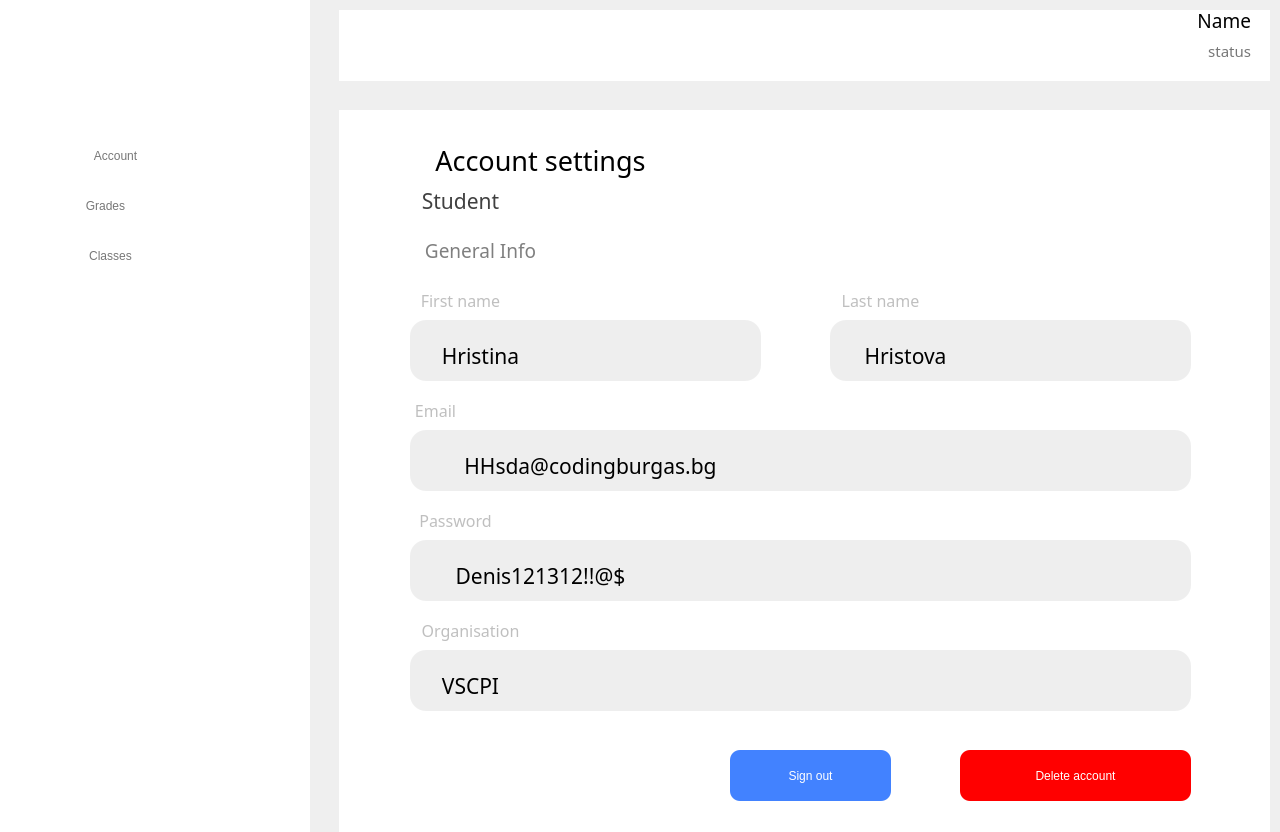
<?xml version="1.0" encoding="UTF-8"?>
<ui version="4.0">
 <class>teacherAccount</class>
 <widget class="QWidget" name="teacherAccount">
  <property name="geometry">
   <rect>
    <x>0</x>
    <y>0</y>
    <width>1280</width>
    <height>832</height>
   </rect>
  </property>
  <property name="windowTitle">
   <string>Form</string>
  </property>
  <widget class="QLabel" name="SignInLabel">
   <property name="geometry">
    <rect>
     <x>410</x>
     <y>140</y>
     <width>261</width>
     <height>41</height>
    </rect>
   </property>
   <property name="font">
    <font>
     <family>Roboto Serif Medium</family>
     <pointsize>20</pointsize>
     <italic>false</italic>
     <fontweight>DemiBold</fontweight>
    </font>
   </property>
   <property name="autoFillBackground">
    <bool>false</bool>
   </property>
   <property name="styleSheet">
    <string notr="true">background-color: rgba(255, 255, 255, 0);
color: #000000;
font: 600 20pt &quot;Roboto Serif Medium&quot;;</string>
   </property>
   <property name="text">
    <string>Account settings</string>
   </property>
   <property name="scaledContents">
    <bool>false</bool>
   </property>
   <property name="alignment">
    <set>Qt::AlignCenter</set>
   </property>
  </widget>
  <widget class="QLabel" name="Background">
   <property name="geometry">
    <rect>
     <x>20</x>
     <y>140</y>
     <width>31</width>
     <height>31</height>
    </rect>
   </property>
   <property name="autoFillBackground">
    <bool>false</bool>
   </property>
   <property name="styleSheet">
    <string notr="true">background:none;</string>
   </property>
   <property name="text">
    <string/>
   </property>
   <property name="pixmap">
    <pixmap resource="assets.qrc">:/icons/assets/icons/account-icon.png</pixmap>
   </property>
   <property name="alignment">
    <set>Qt::AlignCenter</set>
   </property>
  </widget>
  <widget class="QLabel" name="Background_2">
   <property name="geometry">
    <rect>
     <x>20</x>
     <y>190</y>
     <width>31</width>
     <height>31</height>
    </rect>
   </property>
   <property name="autoFillBackground">
    <bool>false</bool>
   </property>
   <property name="styleSheet">
    <string notr="true">background:none;</string>
   </property>
   <property name="text">
    <string/>
   </property>
   <property name="pixmap">
    <pixmap resource="assets.qrc">:/icons/assets/icons/grades-icon.png</pixmap>
   </property>
   <property name="alignment">
    <set>Qt::AlignCenter</set>
   </property>
  </widget>
  <widget class="QLabel" name="UserPassword_2">
   <property name="geometry">
    <rect>
     <x>430</x>
     <y>670</y>
     <width>81</width>
     <height>31</height>
    </rect>
   </property>
   <property name="font">
    <font>
     <family>Roboto Serif Medium</family>
     <pointsize>16</pointsize>
     <italic>false</italic>
     <fontweight>DemiBold</fontweight>
    </font>
   </property>
   <property name="autoFillBackground">
    <bool>false</bool>
   </property>
   <property name="styleSheet">
    <string notr="true">background-color: rgba(255, 255, 255, 0);
color: #000000;
font: 600 16pt &quot;Roboto Serif Medium&quot;;</string>
   </property>
   <property name="text">
    <string>VSCPI</string>
   </property>
   <property name="scaledContents">
    <bool>false</bool>
   </property>
   <property name="alignment">
    <set>Qt::AlignCenter</set>
   </property>
  </widget>
  <widget class="QLabel" name="UserFirstName">
   <property name="geometry">
    <rect>
     <x>430</x>
     <y>340</y>
     <width>71</width>
     <height>31</height>
    </rect>
   </property>
   <property name="font">
    <font>
     <family>Roboto Serif Medium</family>
     <pointsize>16</pointsize>
     <italic>false</italic>
     <fontweight>DemiBold</fontweight>
    </font>
   </property>
   <property name="autoFillBackground">
    <bool>false</bool>
   </property>
   <property name="styleSheet">
    <string notr="true">background-color: rgba(255, 255, 255, 0);
color: #000000;
font: 600 16pt &quot;Roboto Serif Medium&quot;;</string>
   </property>
   <property name="text">
    <string>Denis</string>
   </property>
   <property name="scaledContents">
    <bool>false</bool>
   </property>
   <property name="alignment">
    <set>Qt::AlignCenter</set>
   </property>
  </widget>
  <widget class="QPushButton" name="SignOut">
   <property name="geometry">
    <rect>
     <x>730</x>
     <y>750</y>
     <width>161</width>
     <height>51</height>
    </rect>
   </property>
   <property name="cursor">
    <cursorShape>PointingHandCursor</cursorShape>
   </property>
   <property name="autoFillBackground">
    <bool>false</bool>
   </property>
   <property name="styleSheet">
    <string notr="true">QPushButton {
font: 600 16pt &quot;Roboto Serif SemiBold&quot;;
background-color: #4282FF;
border-radius: 10px;
color:#ffffff;
}
QPushButton:hover {
font: 600 16pt &quot;Roboto Serif SemiBold&quot;;
background-color: #0057FF;
border-radius: 10px;
color:#ffffff;
 }

</string>
   </property>
   <property name="text">
    <string>Sign out</string>
   </property>
   <property name="flat">
    <bool>true</bool>
   </property>
  </widget>
  <widget class="QLabel" name="generalInfo">
   <property name="geometry">
    <rect>
     <x>410</x>
     <y>230</y>
     <width>141</width>
     <height>41</height>
    </rect>
   </property>
   <property name="font">
    <font>
     <family>Roboto Serif Medium</family>
     <pointsize>14</pointsize>
     <italic>false</italic>
     <fontweight>DemiBold</fontweight>
    </font>
   </property>
   <property name="autoFillBackground">
    <bool>false</bool>
   </property>
   <property name="styleSheet">
    <string notr="true">background-color: rgba(255, 255, 255, 0);
color: #7F7F7F;
font: 600 14pt &quot;Roboto Serif Medium&quot;;</string>
   </property>
   <property name="text">
    <string>General Info</string>
   </property>
   <property name="scaledContents">
    <bool>false</bool>
   </property>
   <property name="alignment">
    <set>Qt::AlignCenter</set>
   </property>
  </widget>
  <widget class="QLabel" name="EmailFrame_5">
   <property name="geometry">
    <rect>
     <x>410</x>
     <y>650</y>
     <width>781</width>
     <height>61</height>
    </rect>
   </property>
   <property name="styleSheet">
    <string notr="true">background-color: #EEEEEE;
border-radius: 16px;</string>
   </property>
   <property name="text">
    <string/>
   </property>
  </widget>
  <widget class="QLabel" name="generalInfo_6">
   <property name="geometry">
    <rect>
     <x>410</x>
     <y>610</y>
     <width>121</width>
     <height>41</height>
    </rect>
   </property>
   <property name="font">
    <font>
     <family>Roboto Serif Medium</family>
     <pointsize>12</pointsize>
     <italic>false</italic>
     <bold>false</bold>
    </font>
   </property>
   <property name="autoFillBackground">
    <bool>false</bool>
   </property>
   <property name="styleSheet">
    <string notr="true">background-color: rgba(255, 255, 255, 0);
color: #BFBFBF;
font: 400 12pt &quot;Roboto Serif Medium&quot;;</string>
   </property>
   <property name="text">
    <string>Organisation</string>
   </property>
   <property name="scaledContents">
    <bool>false</bool>
   </property>
   <property name="alignment">
    <set>Qt::AlignCenter</set>
   </property>
  </widget>
  <widget class="QLabel" name="EmailFrame_4">
   <property name="geometry">
    <rect>
     <x>410</x>
     <y>540</y>
     <width>781</width>
     <height>61</height>
    </rect>
   </property>
   <property name="styleSheet">
    <string notr="true">background-color: #EEEEEE;
border-radius: 16px;</string>
   </property>
   <property name="text">
    <string/>
   </property>
  </widget>
  <widget class="QLabel" name="EmailFrame">
   <property name="geometry">
    <rect>
     <x>410</x>
     <y>320</y>
     <width>351</width>
     <height>61</height>
    </rect>
   </property>
   <property name="styleSheet">
    <string notr="true">background-color: #EEEEEE;
border-radius: 16px;</string>
   </property>
   <property name="text">
    <string/>
   </property>
  </widget>
  <widget class="QLabel" name="SignInLabel_4">
   <property name="geometry">
    <rect>
     <x>400</x>
     <y>180</y>
     <width>121</width>
     <height>41</height>
    </rect>
   </property>
   <property name="font">
    <font>
     <family>Roboto Serif Medium</family>
     <pointsize>16</pointsize>
     <italic>false</italic>
     <fontweight>DemiBold</fontweight>
    </font>
   </property>
   <property name="autoFillBackground">
    <bool>false</bool>
   </property>
   <property name="styleSheet">
    <string notr="true">background-color: rgba(255, 255, 255, 0);
color: #404040;;
font: 600 16pt &quot;Roboto Serif Medium&quot;;</string>
   </property>
   <property name="text">
    <string>Student</string>
   </property>
   <property name="scaledContents">
    <bool>false</bool>
   </property>
   <property name="alignment">
    <set>Qt::AlignCenter</set>
   </property>
  </widget>
  <widget class="QLabel" name="Status">
   <property name="geometry">
    <rect>
     <x>1030</x>
     <y>30</y>
     <width>221</width>
     <height>41</height>
    </rect>
   </property>
   <property name="font">
    <font>
     <family>Roboto Serif</family>
     <pointsize>11</pointsize>
    </font>
   </property>
   <property name="styleSheet">
    <string notr="true">background: none;
background-color: rgba(255, 255, 255, 0);
color: #777777;</string>
   </property>
   <property name="text">
    <string>status</string>
   </property>
   <property name="alignment">
    <set>Qt::AlignRight|Qt::AlignTrailing|Qt::AlignVCenter</set>
   </property>
  </widget>
  <widget class="QLabel" name="Frame_3">
   <property name="geometry">
    <rect>
     <x>0</x>
     <y>0</y>
     <width>310</width>
     <height>832</height>
    </rect>
   </property>
   <property name="styleSheet">
    <string notr="true">QFrame {
    background-color: #ffffff; 
}</string>
   </property>
   <property name="text">
    <string/>
   </property>
  </widget>
  <widget class="QLabel" name="SignInLabel_5">
   <property name="geometry">
    <rect>
     <x>430</x>
     <y>450</y>
     <width>411</width>
     <height>31</height>
    </rect>
   </property>
   <property name="font">
    <font>
     <family>Roboto Serif Medium</family>
     <pointsize>16</pointsize>
     <italic>false</italic>
     <fontweight>DemiBold</fontweight>
    </font>
   </property>
   <property name="autoFillBackground">
    <bool>false</bool>
   </property>
   <property name="styleSheet">
    <string notr="true">background-color: rgba(255, 255, 255, 0);
color: #000000;
font: 600 16pt &quot;Roboto Serif Medium&quot;;</string>
   </property>
   <property name="text">
    <string>DAYusein21@codingburgas.bg</string>
   </property>
   <property name="scaledContents">
    <bool>false</bool>
   </property>
   <property name="alignment">
    <set>Qt::AlignCenter</set>
   </property>
  </widget>
  <widget class="QPushButton" name="SignOut_2">
   <property name="geometry">
    <rect>
     <x>60</x>
     <y>130</y>
     <width>111</width>
     <height>51</height>
    </rect>
   </property>
   <property name="cursor">
    <cursorShape>PointingHandCursor</cursorShape>
   </property>
   <property name="autoFillBackground">
    <bool>false</bool>
   </property>
   <property name="styleSheet">
    <string notr="true">QPushButton {
font: 600 16pt &quot;Roboto Serif SemiBold&quot;;
background:none;
border-radius: 10px;
color: #777777;
}
QPushButton:hover {
font: bold 16pt &quot;Roboto Serif SemiBold&quot;;
border-radius: 10px;
color: #000000;
 }

</string>
   </property>
   <property name="text">
    <string>Account</string>
   </property>
   <property name="flat">
    <bool>true</bool>
   </property>
  </widget>
  <widget class="QLabel" name="UserPassword">
   <property name="geometry">
    <rect>
     <x>420</x>
     <y>560</y>
     <width>241</width>
     <height>31</height>
    </rect>
   </property>
   <property name="font">
    <font>
     <family>Roboto Serif Medium</family>
     <pointsize>16</pointsize>
     <italic>false</italic>
     <fontweight>DemiBold</fontweight>
    </font>
   </property>
   <property name="autoFillBackground">
    <bool>false</bool>
   </property>
   <property name="styleSheet">
    <string notr="true">background-color: rgba(255, 255, 255, 0);
color: #000000;
font: 600 16pt &quot;Roboto Serif Medium&quot;;</string>
   </property>
   <property name="text">
    <string>Denis121312!!@$</string>
   </property>
   <property name="scaledContents">
    <bool>false</bool>
   </property>
   <property name="alignment">
    <set>Qt::AlignCenter</set>
   </property>
  </widget>
  <widget class="QLabel" name="UserEmail">
   <property name="geometry">
    <rect>
     <x>410</x>
     <y>430</y>
     <width>781</width>
     <height>61</height>
    </rect>
   </property>
   <property name="styleSheet">
    <string notr="true">background-color: #EEEEEE;
border-radius: 16px;</string>
   </property>
   <property name="text">
    <string/>
   </property>
  </widget>
  <widget class="QLabel" name="generalInfo_3">
   <property name="geometry">
    <rect>
     <x>830</x>
     <y>280</y>
     <width>101</width>
     <height>41</height>
    </rect>
   </property>
   <property name="font">
    <font>
     <family>Roboto Serif Medium</family>
     <pointsize>12</pointsize>
     <italic>false</italic>
     <bold>false</bold>
    </font>
   </property>
   <property name="autoFillBackground">
    <bool>false</bool>
   </property>
   <property name="styleSheet">
    <string notr="true">background-color: rgba(255, 255, 255, 0);
color: #BFBFBF;
font: 400 12pt &quot;Roboto Serif Medium&quot;;</string>
   </property>
   <property name="text">
    <string>Last name</string>
   </property>
   <property name="scaledContents">
    <bool>false</bool>
   </property>
   <property name="alignment">
    <set>Qt::AlignCenter</set>
   </property>
  </widget>
  <widget class="QLabel" name="generalInfo_4">
   <property name="geometry">
    <rect>
     <x>410</x>
     <y>390</y>
     <width>51</width>
     <height>41</height>
    </rect>
   </property>
   <property name="font">
    <font>
     <family>Roboto Serif Medium</family>
     <pointsize>12</pointsize>
     <italic>false</italic>
     <bold>false</bold>
    </font>
   </property>
   <property name="autoFillBackground">
    <bool>false</bool>
   </property>
   <property name="styleSheet">
    <string notr="true">background-color: rgba(255, 255, 255, 0);
color: #BFBFBF;
font: 400 12pt &quot;Roboto Serif Medium&quot;;</string>
   </property>
   <property name="text">
    <string>Email</string>
   </property>
   <property name="scaledContents">
    <bool>false</bool>
   </property>
   <property name="alignment">
    <set>Qt::AlignCenter</set>
   </property>
  </widget>
  <widget class="QLabel" name="generalInfo_5">
   <property name="geometry">
    <rect>
     <x>410</x>
     <y>500</y>
     <width>91</width>
     <height>41</height>
    </rect>
   </property>
   <property name="font">
    <font>
     <family>Roboto Serif Medium</family>
     <pointsize>12</pointsize>
     <italic>false</italic>
     <bold>false</bold>
    </font>
   </property>
   <property name="autoFillBackground">
    <bool>false</bool>
   </property>
   <property name="styleSheet">
    <string notr="true">background-color: rgba(255, 255, 255, 0);
color: #BFBFBF;
font: 400 12pt &quot;Roboto Serif Medium&quot;;</string>
   </property>
   <property name="text">
    <string>Password</string>
   </property>
   <property name="scaledContents">
    <bool>false</bool>
   </property>
   <property name="alignment">
    <set>Qt::AlignCenter</set>
   </property>
  </widget>
  <widget class="QPushButton" name="SignOut_3">
   <property name="geometry">
    <rect>
     <x>60</x>
     <y>180</y>
     <width>91</width>
     <height>51</height>
    </rect>
   </property>
   <property name="cursor">
    <cursorShape>PointingHandCursor</cursorShape>
   </property>
   <property name="autoFillBackground">
    <bool>false</bool>
   </property>
   <property name="styleSheet">
    <string notr="true">QPushButton {
font: 600 16pt &quot;Roboto Serif SemiBold&quot;;
background:none;
border-radius: 10px;
color: #777777;
}
QPushButton:hover {
font: bold 16pt &quot;Roboto Serif SemiBold&quot;;
border-radius: 10px;
color: #000000;
 }

</string>
   </property>
   <property name="text">
    <string>Grades</string>
   </property>
   <property name="flat">
    <bool>true</bool>
   </property>
  </widget>
  <widget class="QLabel" name="Background_3">
   <property name="geometry">
    <rect>
     <x>20</x>
     <y>240</y>
     <width>31</width>
     <height>31</height>
    </rect>
   </property>
   <property name="autoFillBackground">
    <bool>false</bool>
   </property>
   <property name="styleSheet">
    <string notr="true">background:none;</string>
   </property>
   <property name="text">
    <string/>
   </property>
   <property name="pixmap">
    <pixmap resource="assets.qrc">:/icons/assets/icons/classes-icon.png</pixmap>
   </property>
   <property name="alignment">
    <set>Qt::AlignCenter</set>
   </property>
  </widget>
  <widget class="QLabel" name="generalInfo_2">
   <property name="geometry">
    <rect>
     <x>410</x>
     <y>280</y>
     <width>101</width>
     <height>41</height>
    </rect>
   </property>
   <property name="font">
    <font>
     <family>Roboto Serif Medium</family>
     <pointsize>12</pointsize>
     <italic>false</italic>
     <bold>false</bold>
    </font>
   </property>
   <property name="autoFillBackground">
    <bool>false</bool>
   </property>
   <property name="styleSheet">
    <string notr="true">background-color: rgba(255, 255, 255, 0);
color: #BFBFBF;
font: 400 12pt &quot;Roboto Serif Medium&quot;;</string>
   </property>
   <property name="text">
    <string>First name</string>
   </property>
   <property name="scaledContents">
    <bool>false</bool>
   </property>
   <property name="alignment">
    <set>Qt::AlignCenter</set>
   </property>
  </widget>
  <widget class="QLabel" name="Frame_2">
   <property name="geometry">
    <rect>
     <x>339</x>
     <y>10</y>
     <width>931</width>
     <height>71</height>
    </rect>
   </property>
   <property name="styleSheet">
    <string notr="true">QFrame {
    background-color: #ffffff; 
}</string>
   </property>
   <property name="text">
    <string/>
   </property>
  </widget>
  <widget class="QLabel" name="EmailFrame_2">
   <property name="geometry">
    <rect>
     <x>830</x>
     <y>320</y>
     <width>361</width>
     <height>61</height>
    </rect>
   </property>
   <property name="styleSheet">
    <string notr="true">background-color: #EEEEEE;
border-radius: 16px;</string>
   </property>
   <property name="text">
    <string/>
   </property>
  </widget>
  <widget class="QLabel" name="Name">
   <property name="geometry">
    <rect>
     <x>1080</x>
     <y>0</y>
     <width>171</width>
     <height>41</height>
    </rect>
   </property>
   <property name="font">
    <font>
     <family>Roboto Serif</family>
     <pointsize>14</pointsize>
    </font>
   </property>
   <property name="styleSheet">
    <string notr="true">background: none;
background-color: rgba(255, 255, 255, 0);
color: #000000;</string>
   </property>
   <property name="text">
    <string>Name</string>
   </property>
   <property name="alignment">
    <set>Qt::AlignRight|Qt::AlignTrailing|Qt::AlignVCenter</set>
   </property>
  </widget>
  <widget class="QLabel" name="UserLastName">
   <property name="geometry">
    <rect>
     <x>850</x>
     <y>340</y>
     <width>111</width>
     <height>31</height>
    </rect>
   </property>
   <property name="font">
    <font>
     <family>Roboto Serif Medium</family>
     <pointsize>16</pointsize>
     <italic>false</italic>
     <fontweight>DemiBold</fontweight>
    </font>
   </property>
   <property name="autoFillBackground">
    <bool>false</bool>
   </property>
   <property name="styleSheet">
    <string notr="true">background-color: rgba(255, 255, 255, 0);
color: #000000;
font: 600 16pt &quot;Roboto Serif Medium&quot;;</string>
   </property>
   <property name="text">
    <string>Hristova</string>
   </property>
   <property name="scaledContents">
    <bool>false</bool>
   </property>
   <property name="alignment">
    <set>Qt::AlignCenter</set>
   </property>
  </widget>
  <widget class="QLabel" name="Frame">
   <property name="geometry">
    <rect>
     <x>339</x>
     <y>110</y>
     <width>931</width>
     <height>761</height>
    </rect>
   </property>
   <property name="styleSheet">
    <string notr="true">background-color: rgb(255, 255, 255);
</string>
   </property>
   <property name="text">
    <string/>
   </property>
  </widget>
  <widget class="QPushButton" name="SignOut_4">
   <property name="geometry">
    <rect>
     <x>60</x>
     <y>230</y>
     <width>101</width>
     <height>51</height>
    </rect>
   </property>
   <property name="cursor">
    <cursorShape>PointingHandCursor</cursorShape>
   </property>
   <property name="autoFillBackground">
    <bool>false</bool>
   </property>
   <property name="styleSheet">
    <string notr="true">QPushButton {
font: 600 16pt &quot;Roboto Serif SemiBold&quot;;
background:none;
border-radius: 10px;
color: #777777;
}
QPushButton:hover {
font: bold 16pt &quot;Roboto Serif SemiBold&quot;;
border-radius: 10px;
color: #000000;
 }

</string>
   </property>
   <property name="text">
    <string>Classes</string>
   </property>
   <property name="flat">
    <bool>true</bool>
   </property>
  </widget>
  <widget class="QPushButton" name="DeleteAccount">
   <property name="geometry">
    <rect>
     <x>960</x>
     <y>750</y>
     <width>231</width>
     <height>51</height>
    </rect>
   </property>
   <property name="cursor">
    <cursorShape>PointingHandCursor</cursorShape>
   </property>
   <property name="autoFillBackground">
    <bool>false</bool>
   </property>
   <property name="styleSheet">
    <string notr="true">QPushButton {
font: 600 16pt &quot;Roboto Serif SemiBold&quot;;
background-color: #FF0000;
border-radius: 10px;
color:#ffffff;
}
QPushButton:hover {
font: 600 16pt &quot;Roboto Serif SemiBold&quot;;
background-color: #E20505
border-radius: 10px;
color:#ffffff;
 }

</string>
   </property>
   <property name="text">
    <string>Delete account</string>
   </property>
   <property name="flat">
    <bool>true</bool>
   </property>
  </widget>
  <widget class="QLabel" name="UserLastName_2">
   <property name="geometry">
    <rect>
     <x>430</x>
     <y>340</y>
     <width>101</width>
     <height>31</height>
    </rect>
   </property>
   <property name="font">
    <font>
     <family>Roboto Serif Medium</family>
     <pointsize>16</pointsize>
     <italic>false</italic>
     <fontweight>DemiBold</fontweight>
    </font>
   </property>
   <property name="autoFillBackground">
    <bool>false</bool>
   </property>
   <property name="styleSheet">
    <string notr="true">background-color: rgba(255, 255, 255, 0);
color: #000000;
font: 600 16pt &quot;Roboto Serif Medium&quot;;</string>
   </property>
   <property name="text">
    <string>Hristina</string>
   </property>
   <property name="scaledContents">
    <bool>false</bool>
   </property>
   <property name="alignment">
    <set>Qt::AlignCenter</set>
   </property>
  </widget>
  <widget class="QLabel" name="UserPassword_3">
   <property name="geometry">
    <rect>
     <x>430</x>
     <y>450</y>
     <width>321</width>
     <height>31</height>
    </rect>
   </property>
   <property name="font">
    <font>
     <family>Roboto Serif Medium</family>
     <pointsize>16</pointsize>
     <italic>false</italic>
     <fontweight>DemiBold</fontweight>
    </font>
   </property>
   <property name="autoFillBackground">
    <bool>false</bool>
   </property>
   <property name="styleSheet">
    <string notr="true">background-color: rgba(255, 255, 255, 0);
color: #000000;
font: 600 16pt &quot;Roboto Serif Medium&quot;;</string>
   </property>
   <property name="text">
    <string>HHsda@codingburgas.bg</string>
   </property>
   <property name="scaledContents">
    <bool>false</bool>
   </property>
   <property name="alignment">
    <set>Qt::AlignCenter</set>
   </property>
  </widget>
  <widget class="QLabel" name="Background_4">
   <property name="geometry">
    <rect>
     <x>30</x>
     <y>20</y>
     <width>101</width>
     <height>51</height>
    </rect>
   </property>
   <property name="autoFillBackground">
    <bool>false</bool>
   </property>
   <property name="styleSheet">
    <string notr="true">background:none;</string>
   </property>
   <property name="text">
    <string/>
   </property>
   <property name="pixmap">
    <pixmap resource="assets.qrc">:/icons/assets/icons/logo.png</pixmap>
   </property>
   <property name="alignment">
    <set>Qt::AlignCenter</set>
   </property>
  </widget>
  <zorder>Frame_3</zorder>
  <zorder>Frame</zorder>
  <zorder>Frame_2</zorder>
  <zorder>SignInLabel</zorder>
  <zorder>Background</zorder>
  <zorder>Background_2</zorder>
  <zorder>UserFirstName</zorder>
  <zorder>SignOut</zorder>
  <zorder>generalInfo</zorder>
  <zorder>EmailFrame_5</zorder>
  <zorder>generalInfo_6</zorder>
  <zorder>EmailFrame_4</zorder>
  <zorder>EmailFrame</zorder>
  <zorder>SignInLabel_4</zorder>
  <zorder>Status</zorder>
  <zorder>SignInLabel_5</zorder>
  <zorder>SignOut_2</zorder>
  <zorder>UserPassword</zorder>
  <zorder>generalInfo_3</zorder>
  <zorder>generalInfo_4</zorder>
  <zorder>generalInfo_5</zorder>
  <zorder>SignOut_3</zorder>
  <zorder>Background_3</zorder>
  <zorder>generalInfo_2</zorder>
  <zorder>EmailFrame_2</zorder>
  <zorder>Name</zorder>
  <zorder>UserLastName</zorder>
  <zorder>SignOut_4</zorder>
  <zorder>DeleteAccount</zorder>
  <zorder>UserPassword_2</zorder>
  <zorder>UserEmail</zorder>
  <zorder>UserLastName_2</zorder>
  <zorder>UserPassword_3</zorder>
  <zorder>Background_4</zorder>
 </widget>
 <resources>
  <include location="assets.qrc"/>
 </resources>
 <connections/>
</ui>
